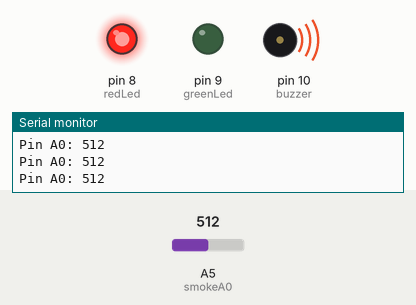
Recording of a sketch running on a simulated Arduino Uno, built with avr-gcc and run on an emulated ATmega328P. On the bench: output pins drawn as LEDs (lit = HIGH), buzzer (waves = sounding), the last lines printed to the serial monitor. The test bench sets the inputs (shaded band); at power-on: A5 (smokeA0) = 512.

Above: at 1.2 s.
1.3 s: A5 (smokeA0) set to 417
2.8 s: A5 (smokeA0) set to 382
At 3.9 s:
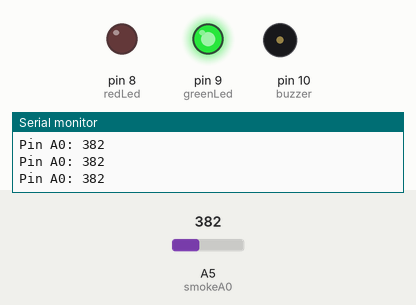
4.3 s: A5 (smokeA0) set to 410
At 5.3 s:
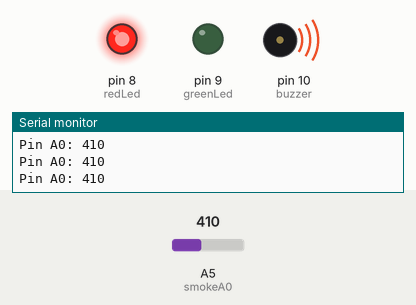
5.8 s: A5 (smokeA0) set to 390
At 6.6 s:
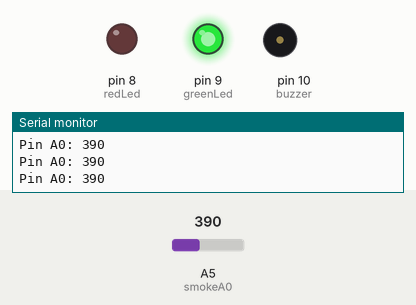
Timing chart, 0 to 8.3 s (numbered marks = the images above; inputs shaded):
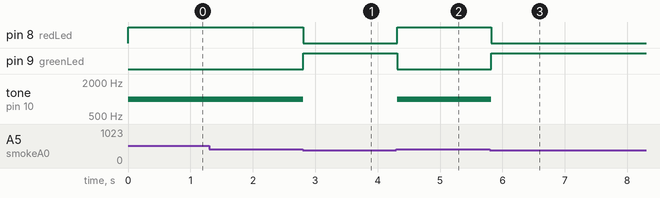

The sketch:

some_Arduino.lnk.ino
```cpp
//It uses MQ-6 gas sensor for detection of LPG gas leakage
int redLed = 8;
int greenLed = 9;
int buzzer = 10;
int smokeA0 = A5;
// Your threshold value
int sensorThres = 400;

void setup() {
  pinMode(redLed, OUTPUT);
  pinMode(greenLed, OUTPUT);
  pinMode(buzzer, OUTPUT);
  pinMode(smokeA0, INPUT);
  Serial.begin(9600);
}

void loop() {
  int analogSensor = analogRead(smokeA0);

  Serial.print("Pin A0: ");
  Serial.println(analogSensor);
  // Checks if it has reached the threshold value
  if (analogSensor > sensorThres)
  //if value greater than 400 than there is leakage of GAS
  { ///if leakage is observed
    digitalWrite(redLed, HIGH); //glow red LED
    digitalWrite(greenLed, LOW);
    tone(buzzer, 1000, 200);//buzzer will be sound
  }
  else
  {
    digitalWrite(redLed, LOW);
    digitalWrite(greenLed, HIGH);
    noTone(buzzer);
  }
  delay(100);
}
```

Measured:
- the behaviour switches between 401 and 400 on A5 (smokeA0) (found by bisection; images 0 and 1)
- after the input at 2.8 s, pin 8 (redLed): HIGH → LOW at once; pin 9 (greenLed): LOW → HIGH at once; tone on pin 10 (buzzer): 1000 Hz → silent at once
- after the input at 4.3 s, pin 8 (redLed): LOW → HIGH at once; pin 9 (greenLed): HIGH → LOW at once; tone on pin 10 (buzzer): silent → 1000 Hz at once
- after the input at 5.8 s, pin 8 (redLed): HIGH → LOW at once; pin 9 (greenLed): LOW → HIGH at once; tone on pin 10 (buzzer): 1000 Hz → silent at once
